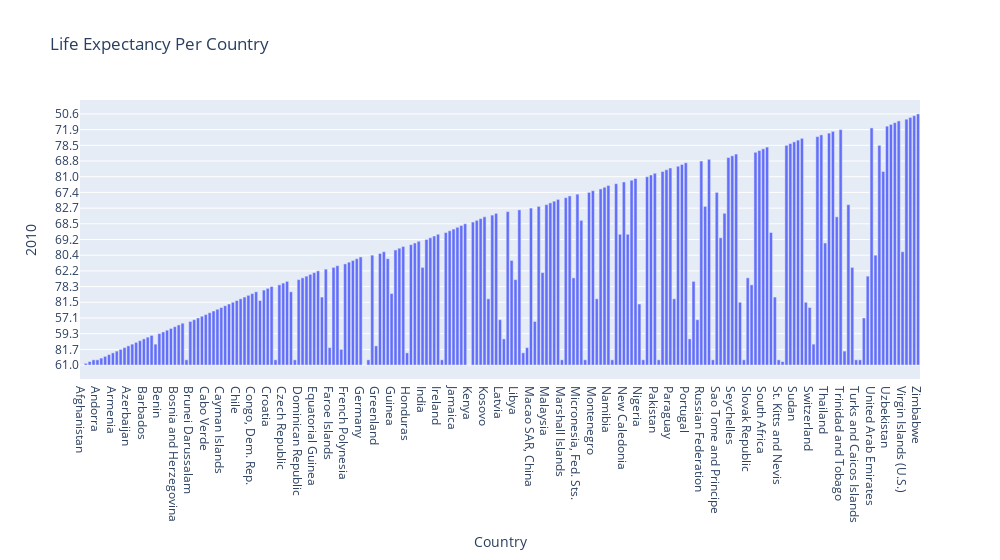

The cell this chart's notebook holds for it:
### Code cell
fig = px.bar(df_london, x='Country', y='2010', title="Life Expectancy Per Country",
            hover_data = ['Country','2010'], width=1000)
#fig1 = plt.boxplot(df_london['2010']);
fig.show()
#fig1.show()

### Figure 1 — Plotly figure (JSON) as saved in the notebook; plotly's stock layout.template omitted (floating-point values rounded to 4 significant figures; data arrays with more than 128 entries replaced by an {"elided": "..."} marker saying what was removed)
{"data": [{"alignmentgroup": "True", "hovertemplate": "Country=%{x}<br>2010=%{y}<extra></extra>", "legendgroup": "", "marker": {"color": "#636efa"}, "name": "", "offsetgroup": "", "orientation": "v", "showlegend": false, "textposition": "auto", "type": "bar", "x": {"elided": "218 str values"}, "xaxis": "x", "y": {"elided": "218 str values"}, "yaxis": "y"}], "layout": {"barmode": "relative", "legend": {"tracegroupgap": 0}, "title": {"text": "Life Expectancy Per Country"}, "width": 1000, "xaxis": {"anchor": "y", "domain": [0, 1], "title": {"text": "Country"}}, "yaxis": {"anchor": "x", "domain": [0, 1], "title": {"text": "2010"}}}}
